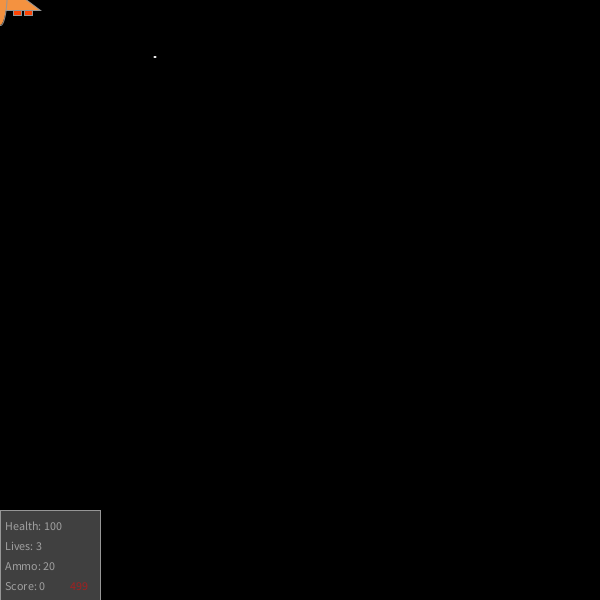
Frame 1 (no input)
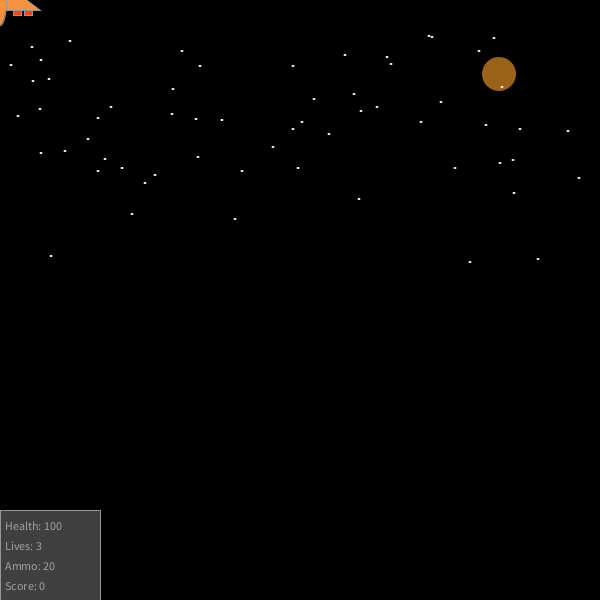
Frame 60 (the mouse pressed at the canvas centre just before this capture)
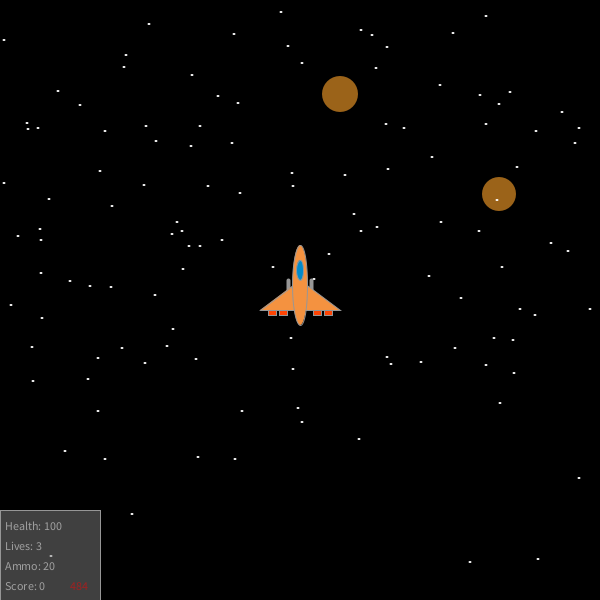
Frame 120 (the mouse held since frame 60 and released just before this capture)

The Processing sketch that drew these frames (run headless with seeded random() and noise(); from frame 60 on, the mouse is pressed at the canvas centre):

// Processing sketch: SpaceGame
// ── SpaceGame.pde
/* SpaceGame | Dec 2020
 By Caelan Grippa
 TODO: */

SpaceShip s1;
ArrayList<PewPew> lasers;
ArrayList<Rock> rocks;
ArrayList<Star> stars;
Timer timer;
Timer ammoTimer;
Timer laserTimer;

int pass, rockRate, level, rockCount, laserCount;
boolean play, ticker, gameWin, gameLose;
String ticText;


void setup() {

  surface.setTitle("Space!");
  surface.setResizable(true);
  size(600, 600);
  background(0);
  s1 = new SpaceShip(123);

  //Arrays
  lasers = new ArrayList();
  rocks = new ArrayList();
  stars = new ArrayList();

  //Timers
  timer = new Timer(int(random(500, 1000)));

  ammoTimer = new Timer(500);

  laserTimer = new Timer(100);

  //Variables
  pass = 0;
  level = 1;
  rockCount = 0;
  laserCount = 0;
  play = true;
  gameWin = false;
  gameLose = false;
  ticker = false;
  ticText = "";

  timer.start();
  laserTimer.start();
}

void draw() {
  if (s1.health < 1) {
    play = false;
    gameLose = true;
    gameOver(false, true);
  } else if (pass > 100) {
    play = false;
    gameWin = true;
    gameOver(true, false);
  } 


    noCursor();
    background(0);
    fill(0);

    stars.add(new Star(int(random(width)), int(random(height/10))));

    if (timer.isFinished()) {
      rocks.add(new Rock(int(random(600)), 0));
      timer.start();
    } 

    for (int i = 0; i < rocks.size(); i++) {
      Rock rock = rocks.get(i);
      rock.display();
      rock.move();

      //Check if defeated

      if (rock.dia < 6) {
        rocks.remove(rock);
        s1.score += 50;
      }

      //Collision w/ ship

      if (s1.rockIntersect(rock)) {
        rocks.remove(rock);
        s1.health -= rock.health;
        s1.score += 10;
      }


      if (rock.reachedBottom()) {
        rocks.remove(rock);
        pass++;
      }
    }



    for (int i = 0; i < lasers.size(); i++) {
      PewPew laser = lasers.get(i);
      laser.display();
      laser.fire();
      for (int j = 0; j < rocks.size(); j++) {
        Rock rock = rocks.get(j);
        if (laser.rockIntersect(rock)) {
          lasers.remove(laser);
          rock.health -= laser.power;
          if (laser.reachedTop()) {
            lasers.remove(laser);
          }
        }
      }
    }

    for (int i = 0; i < stars.size(); i++) {
      Star star = stars.get(i);
      star.display();
      star.move();
      if (star.reachedBottom()) {
        stars.remove(star);
      }
    }

    /*if (ammoTimer.passedTime1 <= 300) {
     char ammoTime = '1';
     
     }
     switch(ammoTimer.passedTime1) {
     case 300:
     }*/


    if (ammoTimer.isFinished()) {

      if (s1.ammo < s1.maxAmmo) {
        s1.ammo += 1;
        ammoTimer.start();
      }
    }

    s1.display(mouseX, mouseY);
    infoPanel();

    //Game over
    if (s1.health < 1) {
      play = false;
      gameOver(false, true);
    } else if (pass > 100) {
      play = false;
      gameOver(true, false);
    }
  }


void startScreen() {
  rectMode(CORNER);
  background(12, 100, 55);
  textAlign(CENTER);
  textSize(40);
  text("SPACEGAME!", width/2, height/3);
  rectMode(CORNER);
  fill(0);
  rect(width/4 + width/6, height/2 + height/3.6, 100, 50);
  textSize(30);
  fill(255);
  text("Play!", width/2, height/2 + height/3);
  textSize(12.5);
  /*  if(mouseReleased == true) {
   if (!play && mouseX < width/4 + width/6 && mouseX < width/4 && mouseY > height/2 && mouseY < height/2 + 3.6) {
   play = true;
   }
   }*/
}

void gameOver(boolean gameWin, boolean gameLose) {
  this.gameWin = gameWin;
  this.gameLose = gameLose;

  if (gameWin) {
    background(0);
    textAlign(CENTER);
    textSize(40);
    text("Victory!", width/2, height/3);
    textSize(20);
    text("Score: " + s1.score, width/2, height/2);
    rectMode(CORNER);
    fill(0);
    rect(width/4 + width/6, height/2 + height/3.6, 100, 50);
    textSize(30);
    fill(255);
    textSize(30);
    text("Play Again!", width/2, height/2 + height/3);
    textSize(12.5);
  } else if (gameLose) {
    background(0);
    textAlign(CENTER);
    textSize(40);
    text("Game Over", width/2, height/3);
    textSize(20);
    text("Score: " + s1.score, width/2, height/2);
    rectMode(CORNER);
    fill(0);
    rect(width/4 + width/6, height/2 + height/3.6, 100, 50);
    textSize(30);
    fill(255);
    textSize(30);
    text("Try Again!", width/2, height/2 + height/3);
    textSize(12.5);
  } else {
    background(0, 0, 150);
    textAlign(CENTER);
    textSize(40);
    text("Error!", width/2, height/3);
    textSize(30);
    text("Please close & restart!", width/2, height/2 + height/3);
    textSize(12.5);
  }
}

void clearAll() {
}

void copyright () {
  background(0);
  // People
  text("Creator: Caelan Grippa", width/2, 10);


  // Sounds


  // Graphics
}


void mousePressed() {
  if (play && s1.ammo > 0 && laserTimer.isFinished()) {
    lasers.add(new PewPew(s1.x+12, s1.y-20, 255));
    lasers.add(new PewPew(s1.x-12, s1.y-20, 255));
    s1.ammo -= 1;
    laserTimer.start();
    if (s1.ammo != 10) {
      ammoTimer.start();
    }
  }
}

void infoPanel() {

  fill(128, 128);
  rectMode(CORNER);
  rect(0, height-90, 100, 90);
  textAlign(TOP, LEFT);
  fill(255, 128);
  text("Health: " + s1.health, 5, 530);
  text("Lives: " + s1.lives, 5, 550);
  text("Ammo: " + s1.ammo, 5, 570);
  text("Score: " + s1.score, 5, 590);
  if (!ammoTimer.isFinished()) {
    fill(255, 0, 0, 128);
    text(int(ammoTimer.passedTime1), 70, 590);
  }
}

// ── EnemyShip.pde
class BadGuy {
  /*____________________________________________________________
   Member Variables*/

  int x, y, health;
  //float;
  //boolean;
  //String;
  char displayMode;
  color c1;

  /*____________________________________________________________
   Constructor*/

  BadGuy(color c1, int x, int y) {
    this.x = x;
    this.y = y;
    health = 100;
    displayMode = '0';
    this.c1 = c1;
  }

  /*____________________________________________________________ 
   Member Methods*/

  void display() {
    switch(displayMode) {
    case '1':
      //TODO: Create enemy graphic.
      break;
    }
  }
}

// ── PewPew.pde
class PewPew {
  //Member Variables

  int x, y, speed, rad, power;
  color c;

  //Constructor

  PewPew(int x, int y, color c) {
    this.x = x;
    this.y = y;
    power = 5;
    rad = 1;
    speed = 4;
    this.c = c;
  }

  //Member Methods

  void fire() {
    y -= speed;
  }

  boolean rockIntersect(Rock rock) {
    float distance = dist(x, y, rock.x, rock.y);
    if (distance < rad + rock.rad) {
      rock.health -= power;
      return true;
    } else {
      return false;
    }
  }

  boolean reachedTop() {
    if (y < -3) {
      return true;
    } else {
      return false;
    }
  }

  void display() {
    fill(c);
    noStroke();
    rectMode(CENTER);
    rect(x, y, 2, 6);
  }
}

// ── Rock.pde
class Rock {

  //Member Variables

  int x, y, dia, health, speed, rad;
  char displayMode;
  color c;

  //Constructor

  Rock(int x, int y) {
    this.x = x;
    this.y = y;
    health = int(random(20, 40));
    dia = health;
    rad = dia;
    displayMode = '0';
    c = #9B6319;
    speed = int(random(2,3));
  }

  //Member Methods


  boolean reachedBottom() {
    if (y - dia > height) {
      return true;
    } else {
      return false;
    }
  }

  void move() {
    y += speed;
  }

  void display() {
    dia = health;
    rad = dia;
    fill(c);
    noStroke();
    ellipse(x, y, dia, dia);
  }
}

// ── SpaceShip.pde
class SpaceShip {
  /*____________________________________________________________
   Member Variables*/

  int x, y, health, ammo, maxAmmo, lives, rad, score;
  //float;
  //boolean;
  //String;
  char displayMode;
  color c1;

  /*____________________________________________________________
   Constructor*/

  SpaceShip(color c1) {
    score = 0;
    x = 0;
    y = 0;
    health = 100;
    maxAmmo = 20;
    ammo = 20;
    lives = 3;
    rad = 22;
    displayMode = '0';
    this.c1 = c1;
  }




  /*____________________________________________________________ 
   Member Methods*/

  //Collision w/ Rocks

  boolean rockIntersect(Rock rock) {
    float distance = dist(x, y, rock.x, rock.y);
    if (distance < rad + rock.rad) {

      return true;
    } else {
      return false;
    }
  }


  void display(int x, int y) {
    this.x = x;
    this.y = y;
    switch(displayMode) {
    case '0':
      rectMode(CENTER);
      stroke(150);

      //Engines
      fill(255, 68, 4);
      rect(x+17, y+11, 8, 8);
      rect(x-17, y+11, 8, 8);
      rect(x+28, y+11, 8, 8);
      rect(x-28, y+11, 8, 8);

      //Weapon Barrels
      fill(255);
      strokeWeight(4);
      line(x+11, y-20, x+11, y);
      line(x-12, y-20, x-12, y);

      //Wings
      strokeWeight(1);
      fill(244, 146, 64);
      triangle(x, y-20, x+40, y+10, x-40, y+10);

      //Body
      ellipse(x, y-15, 15, 80);
      fill(1, 138, 202);
      ellipse(x, y-30, 7, 20);
      break;
    }
  }
}

// ── Star.pde
class Star {
  //Member Variables

  int x, y;
  float speed;
  color c;

  //Constructor

  Star(int x, int y) {
    this.x = x;
    this.y = y;
    speed = random(2, 6);
    c = 255;
  }

  boolean reachedBottom() {
    if (y > height) {
      return true;
    } else {
      return false;
    }
  }

  //Member Methods


  void move() {
    y += speed;
  }

  void display() {
    fill(c);
    noStroke();
    ellipse(x, y, 3, 2);
  }
}

// ── Timer.pde
//Timer created by Diniel Shiffman.

class Timer {
  int savedTime;
  int totalTime;
  int passedTime1;


  Timer(int tempTotalTime) {
    totalTime = tempTotalTime;
  }


  void start() {
    savedTime = millis(); // Save the current time to restart the timer!
  }


  boolean isFinished() {
    // Calculate how much time has passed
    int passedTime = millis() - savedTime;
    passedTime1 = passedTime;
    // Has five seconds passed?
    if (passedTime > totalTime) {
      return true;
    } else {
      return false;
    }
  }
}
